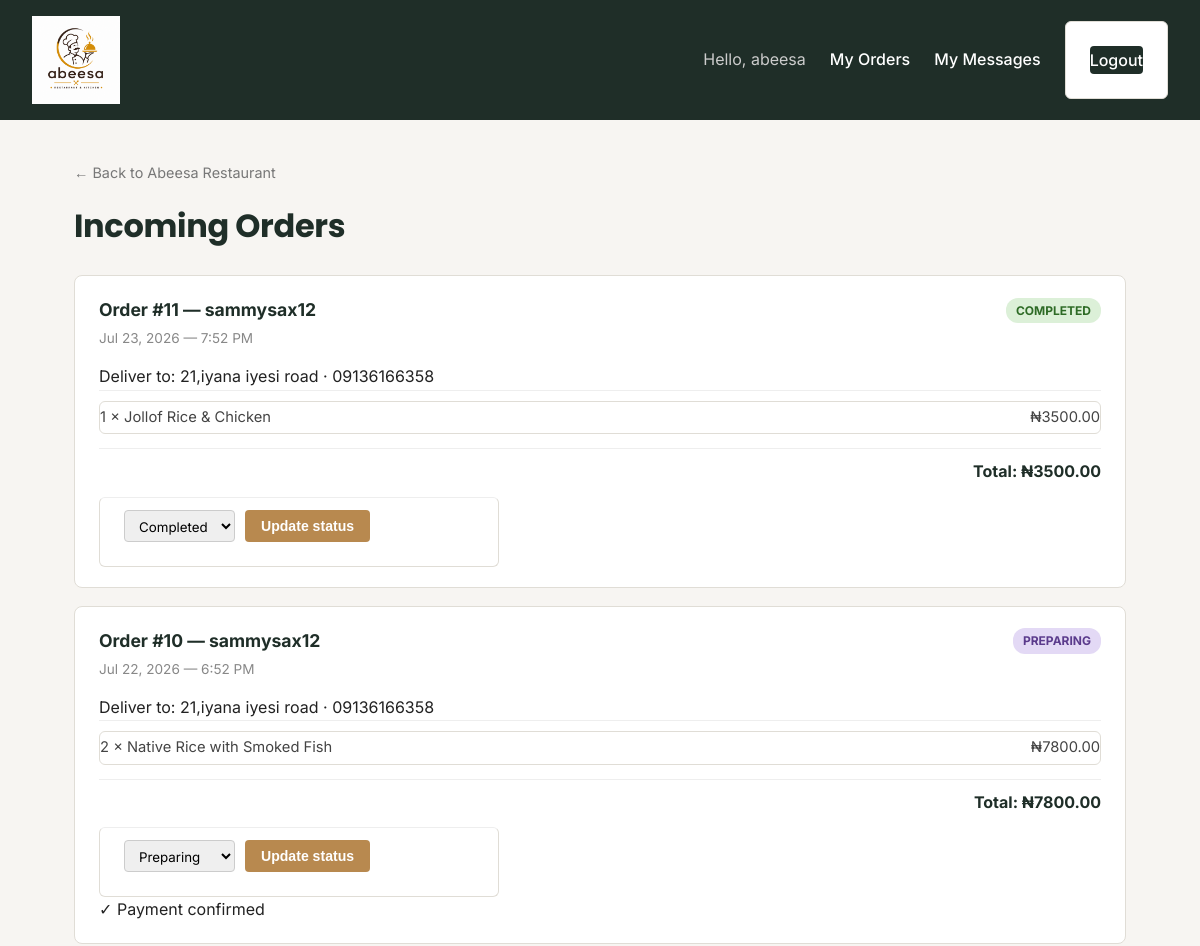
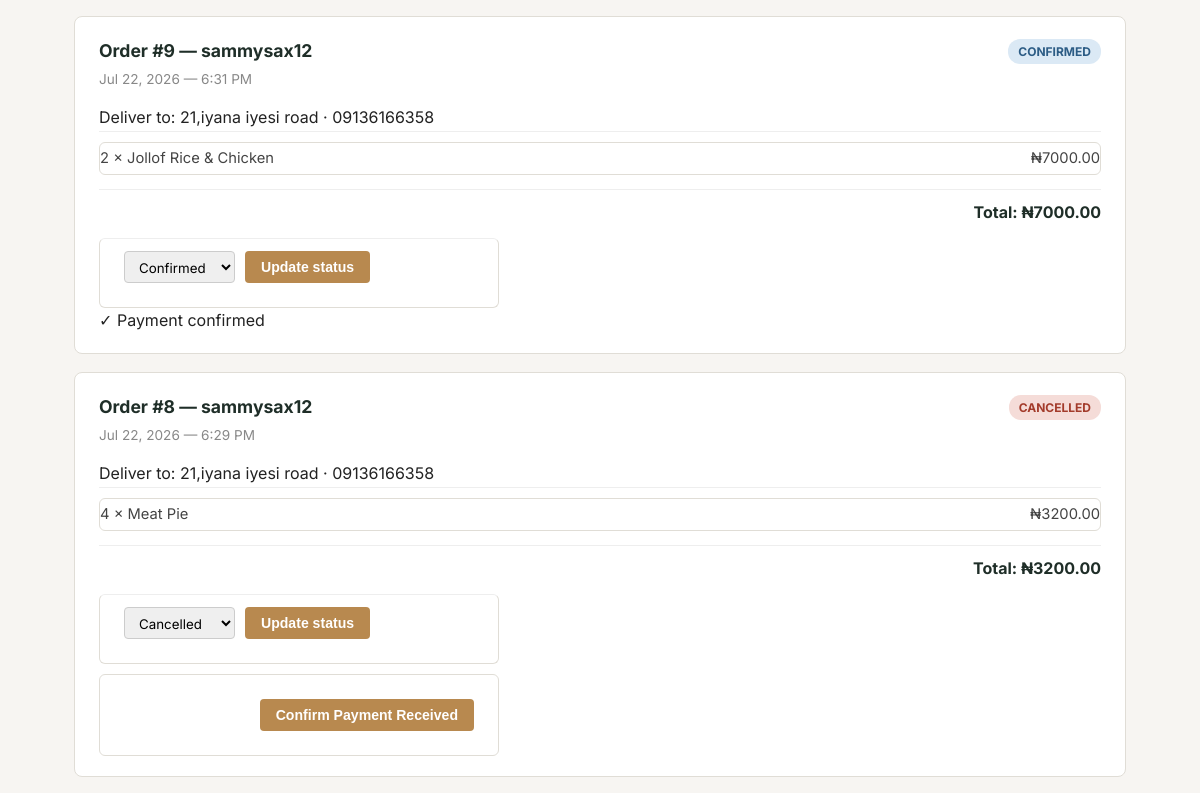
The app's page /restaurants/1/orders/ (signed in, upper part), older data (2 pictures, top to bottom).
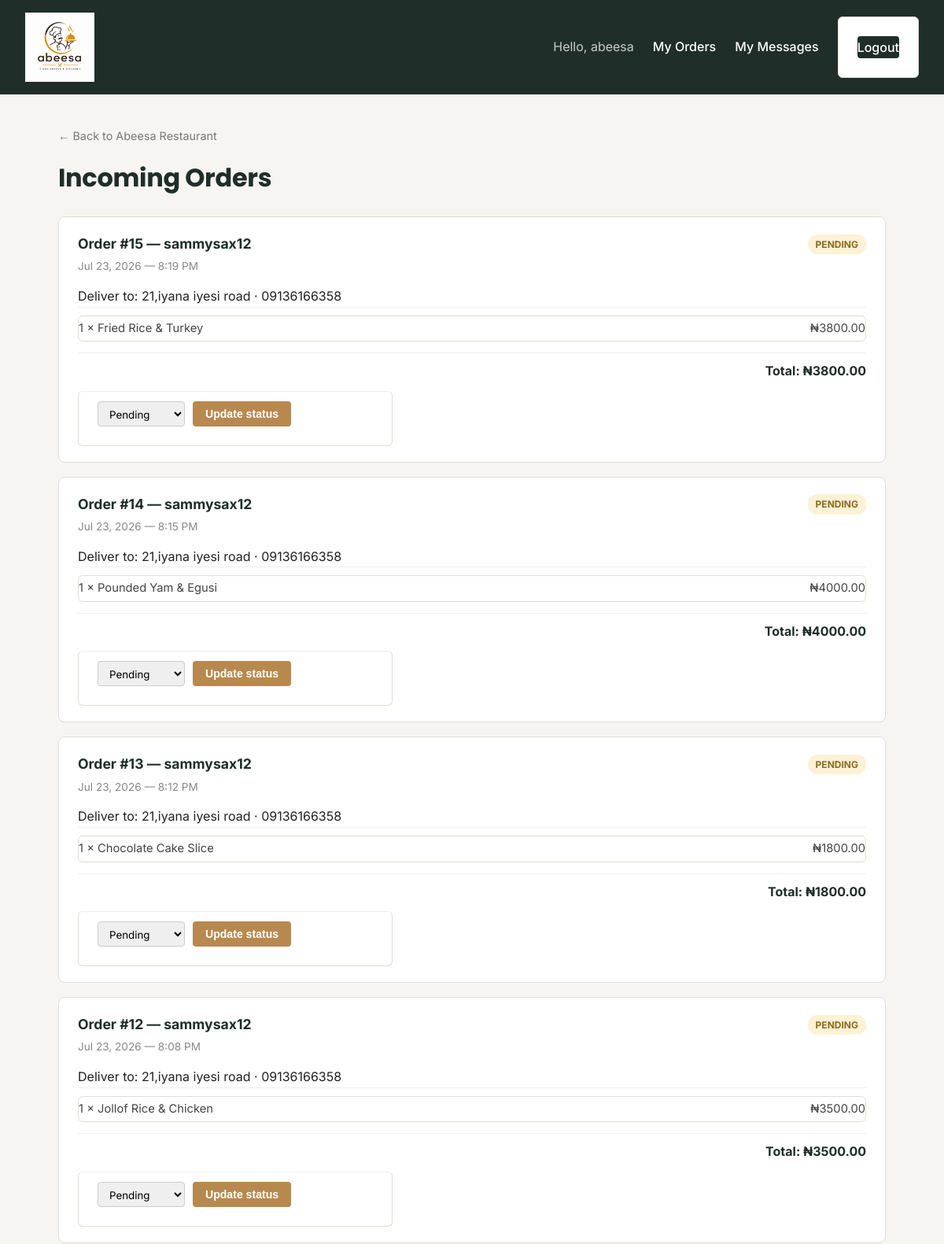
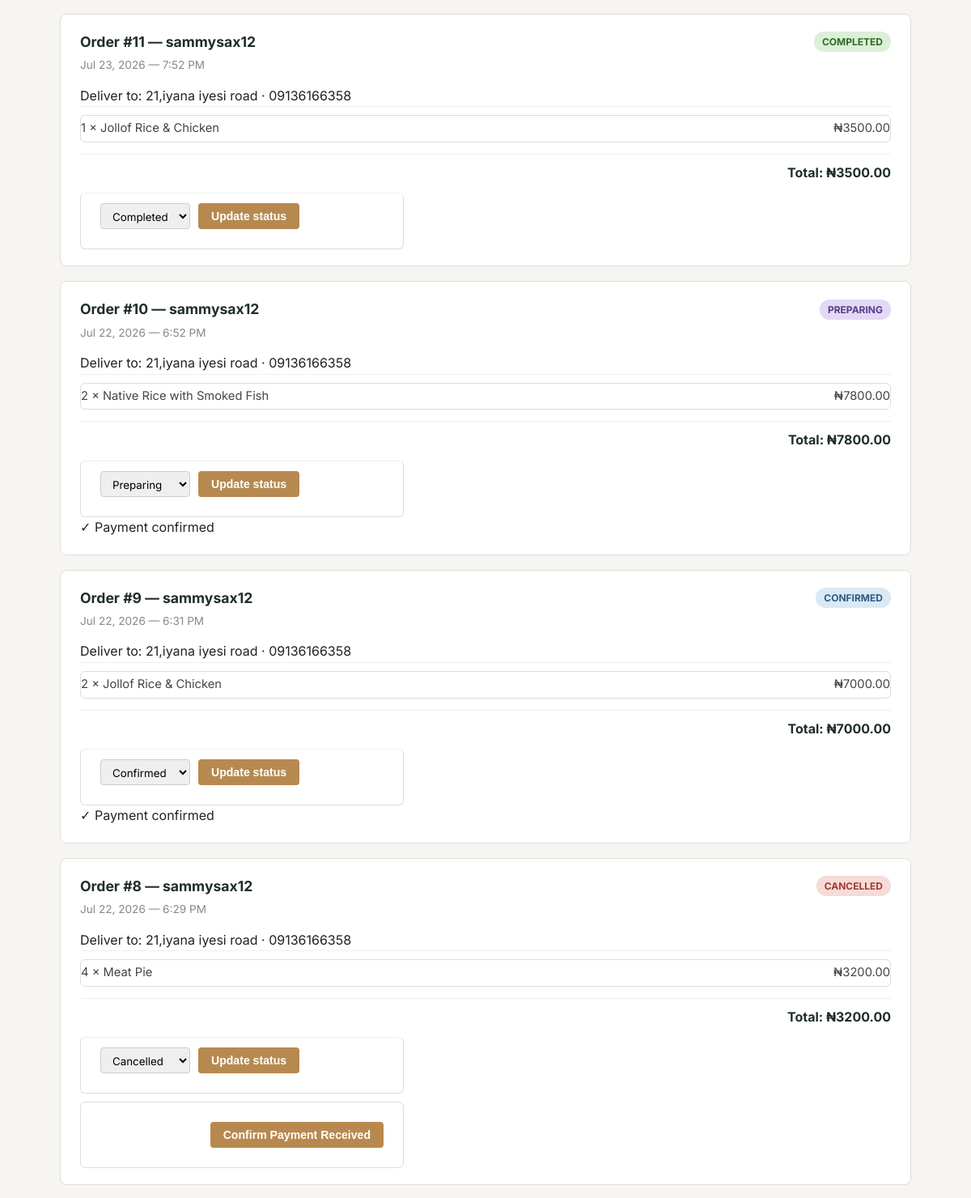
The same page, newer data (2 pictures, top to bottom).
### orders/models.py (models this page shows, shortened)
class Order(models.Model):
    STATUS_CHOICES = [
        ('pending', 'Pending'),
        ('confirmed', 'Confirmed'),
        ('preparing', 'Preparing'),
        ('completed', 'Completed'),
        ('cancelled', 'Cancelled'),
    ]
    PAYMENT_STATUS_CHOICES = [
        ('unpaid', 'Unpaid'),
        ('paid_pending_confirmation', 'Payment Claimed — Awaiting Confirmation'),
        ('confirmed', 'Payment Confirmed'),
    ]
    customer = models.ForeignKey(settings.AUTH_USER_MODEL, on_delete=models.CASCADE, related_name='orders')
    restaurant = models.ForeignKey(Restaurant, on_delete=models.CASCADE, related_name='orders')
    status = models.CharField(max_length=20, choices=STATUS_CHOICES, default='pending')
    payment_status = models.CharField(max_length=30, choices=PAYMENT_STATUS_CHOICES, default='unpaid')
    delivery_address = models.CharField(max_length=255, default='')
    contact_phone = models.CharField(max_length=20, default='')
    created_at = models.DateTimeField(auto_now_add=True)
    def total_price(self):
        return sum(item.subtotal() for item in self.items.all())

class OrderItem(models.Model):
    order = models.ForeignKey(Order, on_delete=models.CASCADE, related_name='items')
    menu_item = models.ForeignKey(MenuItem, on_delete=models.CASCADE)
    quantity = models.PositiveIntegerField(default=1)
    price_at_order_time = models.DecimalField(max_digits=8, decimal_places=2)
    def subtotal(self):
        return self.price_at_order_time * self.quantity

### restaurants/models.py (models this page shows, shortened)
class MenuItem(models.Model):
    restaurant = models.ForeignKey(Restaurant, on_delete=models.CASCADE, related_name='menu_items')
    name = models.CharField(max_length=100)
    description = models.TextField(blank=True)
    price = models.DecimalField(max_digits=6, decimal_places=2)
    image = models.ImageField(upload_to='menu_items/', blank=True, null=True)
    is_available = models.BooleanField(default=True)

### orders/views.py (the view)
# urls.py: path('restaurants/<int:restaurant_pk>/orders/', views.restaurant_orders, name='restaurant_orders'),
@login_required
def restaurant_orders(request, restaurant_pk):
    restaurant = get_object_or_404(Restaurant, pk=restaurant_pk)
    if restaurant.owner != request.user:
        return HttpResponseForbidden("You don't own this restaurant.")
    orders = Order.objects.filter(restaurant=restaurant).order_by('-created_at')
    return render(request, 'orders/restaurant_orders.html', {'restaurant': restaurant, 'orders': orders})

### orders/templates/orders/restaurant_orders.html (shortened to what this page needs)
{% extends "base.html" %}
{% block content %}
  <a href="{% url 'restaurant_detail' restaurant.pk %}" class="back-link">&larr; Back to {{ restaurant.name }}</a>
  <h1>Incoming Orders</h1>
  {% if orders %}
    <div class="orders-list">
      {% for order in orders %}
        <div class="order-card">
          <div class="order-card-head">
            <strong>Order #{{ order.id }} — {{ order.customer.username }}</strong>
            <span class="order-status order-status-{{ order.status }}">{{ order.get_status_display }}</span>
          </div>
          <p class="order-date">{{ order.created_at|date:"M d, Y — g:i A" }}</p>
          <p class="order-delivery">Deliver to: {{ order.delivery_address }} · {{ order.contact_phone }}</p>
          <ul class="order-items">
            {% for item in order.items.all %}
              <li>{{ item.quantity }} × {{ item.menu_item.name }} <span>₦{{ item.subtotal }}</span></li>
            {% endfor %}
          </ul>
          <p class="order-total">Total: ₦{{ order.total_price }}</p>
          <form method="post" action="{% url 'update_order_status' order.pk %}" class="status-form">
            <select name="status">
              {% for value, label in order.STATUS_CHOICES %}
                <option value="{{ value }}" {% if order.status == value %}selected{% endif %}>{{ label }}</option>
              {% endfor %}
            </select>
            <button type="submit" class="btn-add">Update status</button>
          </form>
          {% if order.payment_status == 'paid_pending_confirmation' %}
            <form method="post" action="{% url 'confirm_payment' order.pk %}" class="cancel-form">
              <button type="submit" class="btn-add">Confirm Payment Received</button>
            </form>
          {% elif order.payment_status == 'confirmed' %}
            <p class="order-delivery">✓ Payment confirmed</p>
          {% endif %}
        </div>
      {% endfor %}
    </div>
  {% else %}
    <p class="empty-message">No orders yet.</p>
  {% endif %}
{% endblock %}

Row changes from the older to the newer data that the page shows:
added Order: id "15", customer.username "sammysax12", status "PENDING", created_at "Jul 23, 2026 — 8:19 PM", delivery_address "21,iyana iyesi road", contact_phone "09136166358", total_price "3800.00", status "Pending"
added OrderItem: quantity "1", menu_item.name "Fried Rice & Turkey", subtotal "3800.00", shown under "15"
added Order: id "14", customer.username "sammysax12", status "PENDING", created_at "Jul 23, 2026 — 8:15 PM", delivery_address "21,iyana iyesi road", contact_phone "09136166358", total_price "4000.00", status "Pending"
added OrderItem: quantity "1", menu_item.name "Pounded Yam & Egusi", subtotal "4000.00", shown under "14"
added Order: id "13", customer.username "sammysax12", status "PENDING", created_at "Jul 23, 2026 — 8:12 PM", delivery_address "21,iyana iyesi road", contact_phone "09136166358", total_price "1800.00", status "Pending"
added OrderItem: quantity "1", menu_item.name "Chocolate Cake Slice", subtotal "1800.00", shown under "13"
added Order: id "12", customer.username "sammysax12", status "PENDING", created_at "Jul 23, 2026 — 8:08 PM", delivery_address "21,iyana iyesi road", contact_phone "09136166358", total_price "3500.00", status "Pending"
added OrderItem: quantity "1", menu_item.name "Jollof Rice & Chicken", subtotal "3500.00", shown under "12"
